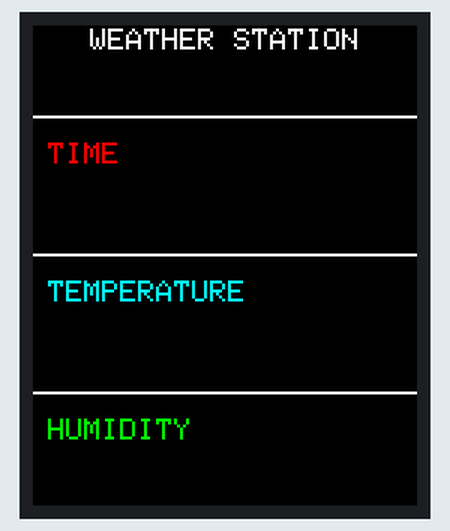
The sketch below on a simulated Arduino Uno, built with avr-gcc and run on an emulated ATmega328P. Shown: 128×160 colour display. What the sketch prints to the serial monitor is not drawn.

Above: at 1.2 s.
At 2.2 s:
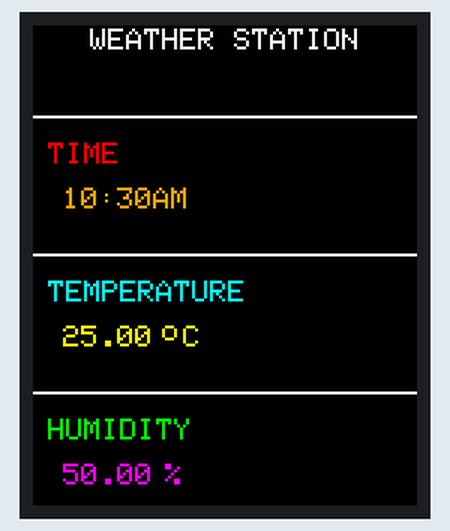

Measured:
- what the display in image 0 shows lasts 1.0 s, from 1.2 s to 2.2 s

The sketch:

ST7735_graphics_test.ino
```cpp
#include <Adafruit_GFX.h>    // Core graphics library
#include <Adafruit_ST7735.h> // Hardware-specific library for ST7735
#include <SPI.h>

#define sclk 4  // SainSmart: SCL
#define mosi 5  // SainSmart: SDA
#define cs   6  // SainSmart: CS
#define dc   7  // SainSmart: RS/DC
#define rst  8  // SainSmart: RES

Adafruit_ST7735 tft = Adafruit_ST7735(cs, dc, mosi, sclk, rst);

void setup(void) {
  Serial.begin(9600);
  Serial.print(F("Hello! ST77xx TFT Test"));
  tft.initR(INITR_BLACKTAB);
  Serial.println(F("Initialized"));
  tft.fillScreen(ST77XX_BLACK);
  delay(1000);

  tft.drawFastHLine(0, 30,  tft.width(), ST7735_WHITE);   // draw horizontal white line at position (0, 30)
  tft.setTextColor(ST7735_WHITE, ST7735_BLACK);           // set text color to white and black background
  tft.setTextSize(1);                                     // text size = 1
  tft.setCursor(19, 1);                                   // move cursor to position (19, 15) pixel
  tft.print("WEATHER STATION");

  tft.drawFastHLine(0, 76,  tft.width(), ST7735_WHITE);   // draw horizontal white line at position (0, 76)
  tft.drawFastHLine(0, 122,  tft.width(), ST7735_WHITE);  // draw horizontal white line at position (0, 122)
  tft.setTextColor(ST7735_RED, ST7735_BLACK);     // set text color to red and black background
  tft.setCursor(5, 39);                          // move cursor to position (25, 39) pixel
  tft.print("TIME");
  tft.setTextColor(ST7735_CYAN, ST7735_BLACK);    // set text color to cyan and black background
  tft.setCursor(5, 85);                          // move cursor to position (34, 85) pixel
  tft.print("TEMPERATURE");
  tft.setTextColor(ST7735_GREEN, ST7735_BLACK);   // set text color to green and black background
  tft.setCursor(5, 131);                         // move cursor to position (34, 131) pixel
  tft.print("HUMIDITY");

  delay(1000);
}

void loop() {

  tft.setTextSize(1);

  tft.setTextColor(0xFD00, ST7735_BLACK);
  tft.setCursor(10, 54);
  tft.print("10:30AM");

  tft.setTextColor(ST7735_YELLOW, ST7735_BLACK);
  tft.setCursor(10, 100);
  tft.print("25.00");
  tft.drawCircle(10+35, 102, 2, ST7735_YELLOW);
  tft.setCursor(10+35+5, 100);
  tft.print("C");

  tft.setTextColor(ST7735_MAGENTA, ST7735_BLACK);
  tft.setCursor(10, 146);
  tft.print("50.00");
  tft.setCursor(10+30+4, 146);
  tft.print("%");


  delay(1000);

}
```
